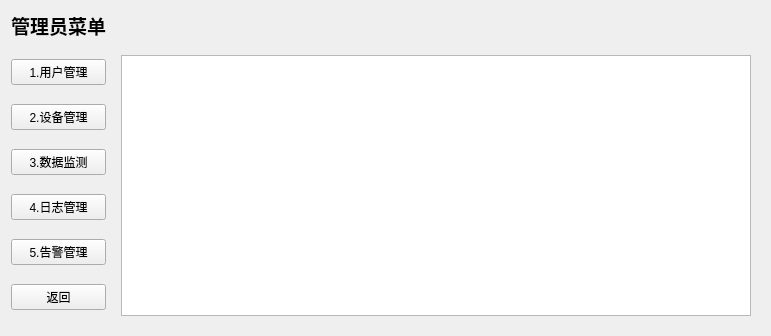
<?xml version="1.0" encoding="UTF-8"?>
<ui version="4.0">
 <class>AdminMenu</class>
 <widget class="QWidget" name="AdminMenu">
  <property name="geometry">
   <rect>
    <x>0</x>
    <y>0</y>
    <width>771</width>
    <height>336</height>
   </rect>
  </property>
  <property name="windowTitle">
   <string>Form</string>
  </property>
  <layout class="QGridLayout" name="gridLayout_6">
   <item row="1" column="1">
    <widget class="QStackedWidget" name="widgetAdminMenu">
     <property name="currentIndex">
      <number>4</number>
     </property>
     <widget class="QWidget" name="pageUserManager">
      <layout class="QGridLayout" name="gridLayout">
       <item row="0" column="0">
        <layout class="QVBoxLayout" name="layoutUserManager_2">
         <item>
          <layout class="QHBoxLayout" name="horizontalLayout_2">
           <item>
            <widget class="QPushButton" name="btnAddUser_">
             <property name="text">
              <string>添加用户</string>
             </property>
            </widget>
           </item>
           <item>
            <widget class="QPushButton" name="btnUpdateUserInfo_">
             <property name="text">
              <string>查询/修改用户信息</string>
             </property>
            </widget>
           </item>
           <item>
            <widget class="QPushButton" name="btnDelUser_">
             <property name="text">
              <string>删除用户</string>
             </property>
            </widget>
           </item>
           <item>
            <widget class="QPushButton" name="btn_refresh">
             <property name="text">
              <string>刷新</string>
             </property>
            </widget>
           </item>
          </layout>
         </item>
         <item>
          <widget class="QTableWidget" name="tableWidgetUserManager"/>
         </item>
        </layout>
       </item>
      </layout>
     </widget>
     <widget class="QWidget" name="pageDeviceManager">
      <layout class="QGridLayout" name="gridLayout_2">
       <item row="0" column="0">
        <layout class="QVBoxLayout" name="layoutUserManager">
         <item>
          <layout class="QHBoxLayout" name="horizontalLayout"/>
         </item>
         <item>
          <widget class="QTableWidget" name="tableWidgetDeviceManager"/>
         </item>
        </layout>
       </item>
      </layout>
     </widget>
     <widget class="QWidget" name="pageDataManager">
      <layout class="QGridLayout" name="gridLayout_5">
       <item row="0" column="0">
        <layout class="QVBoxLayout" name="layoutUserManager_3">
         <item>
          <layout class="QHBoxLayout" name="horizontalLayout_3"/>
         </item>
         <item>
          <widget class="QTableWidget" name="tableWidgetDataManager"/>
         </item>
        </layout>
       </item>
      </layout>
     </widget>
     <widget class="QWidget" name="pageLogManager">
      <layout class="QGridLayout" name="gridLayout_3">
       <item row="0" column="0">
        <layout class="QVBoxLayout" name="layoutUserManager_4">
         <item>
          <layout class="QHBoxLayout" name="horizontalLayout_4"/>
         </item>
         <item>
          <widget class="QTableWidget" name="tableWidgetLogManager"/>
         </item>
        </layout>
       </item>
      </layout>
     </widget>
     <widget class="QWidget" name="pageWarningManager">
      <layout class="QGridLayout" name="gridLayout_4">
       <item row="0" column="0">
        <layout class="QVBoxLayout" name="layoutUserManager_5">
         <item>
          <widget class="QTableWidget" name="tableWidgetWarningManager"/>
         </item>
        </layout>
       </item>
      </layout>
     </widget>
    </widget>
   </item>
   <item row="0" column="0">
    <widget class="QLabel" name="labelAdminMenu">
     <property name="font">
      <font>
       <pointsize>14</pointsize>
       <weight>75</weight>
       <bold>true</bold>
      </font>
     </property>
     <property name="text">
      <string>管理员菜单</string>
     </property>
     <property name="alignment">
      <set>Qt::AlignCenter</set>
     </property>
    </widget>
   </item>
   <item row="1" column="0">
    <layout class="QVBoxLayout" name="verticalLayout_2">
     <item>
      <widget class="QPushButton" name="btnUserManager_">
       <property name="text">
        <string>1.用户管理</string>
       </property>
      </widget>
     </item>
     <item>
      <widget class="QPushButton" name="btnDeviceManager_">
       <property name="text">
        <string>2.设备管理</string>
       </property>
      </widget>
     </item>
     <item>
      <widget class="QPushButton" name="btnDataManager_">
       <property name="text">
        <string>3.数据监测</string>
       </property>
      </widget>
     </item>
     <item>
      <widget class="QPushButton" name="btnLogManager_">
       <property name="text">
        <string>4.日志管理</string>
       </property>
      </widget>
     </item>
     <item>
      <widget class="QPushButton" name="btnWaringManager_">
       <property name="text">
        <string>5.告警管理</string>
       </property>
      </widget>
     </item>
     <item>
      <widget class="QPushButton" name="btnBack_">
       <property name="text">
        <string>返回</string>
       </property>
      </widget>
     </item>
    </layout>
   </item>
  </layout>
 </widget>
 <resources/>
 <connections/>
</ui>
